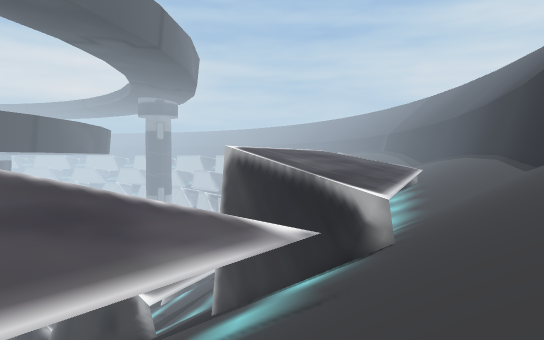
[1] (above)

24 first-person views from a walk through a Unity game level. The camera is 1.3 m above the floor, tilts 2° down and sees 70° across. The floor is counted in squares, 2 m on a side. Each view is taken from the middle of a square. On the plan, view 1 faces up. The plan holds only what a view shows up to about 11 squares ahead; the rest is blank. The place goes on beyond the plan.

[2]
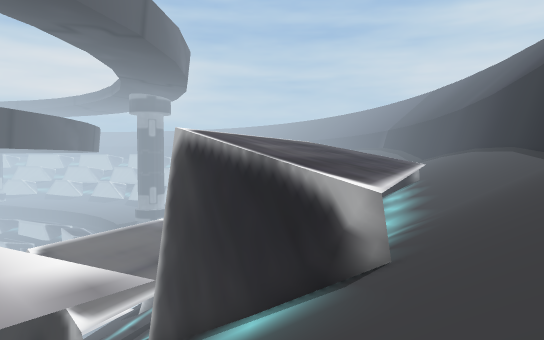

[3]
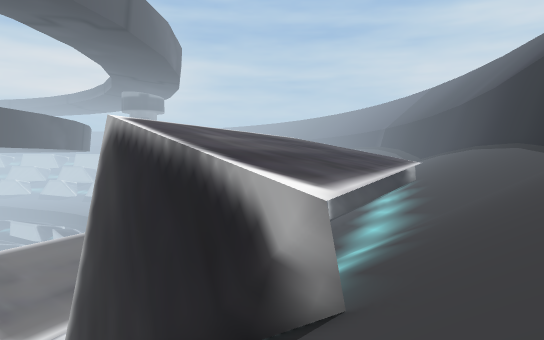

[4]
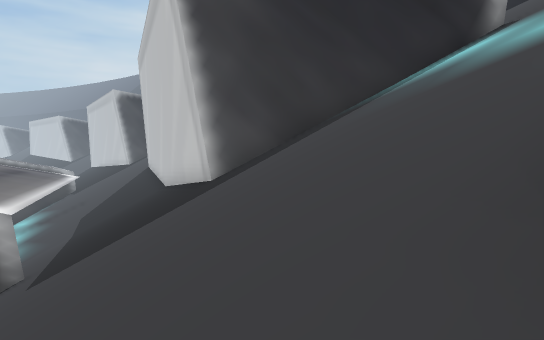

[5]
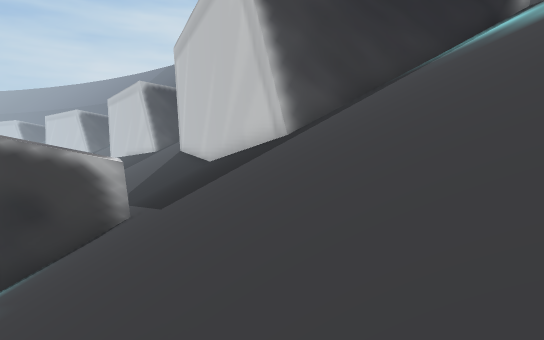

[6]
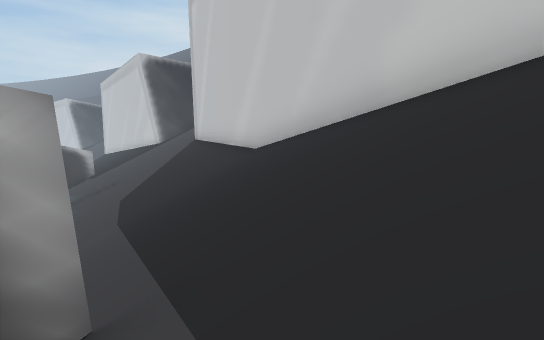

[7]
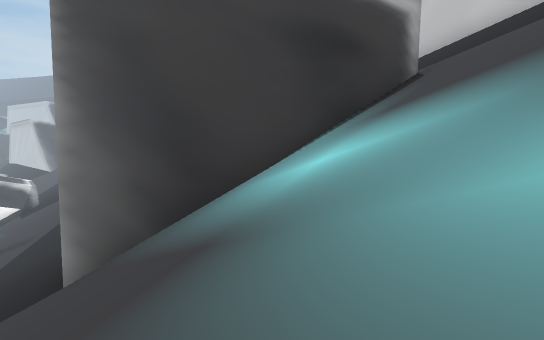

[8]
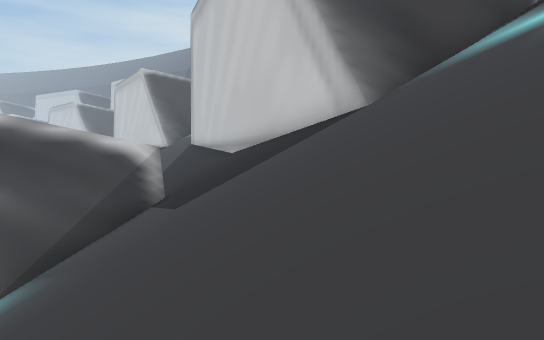

[9]
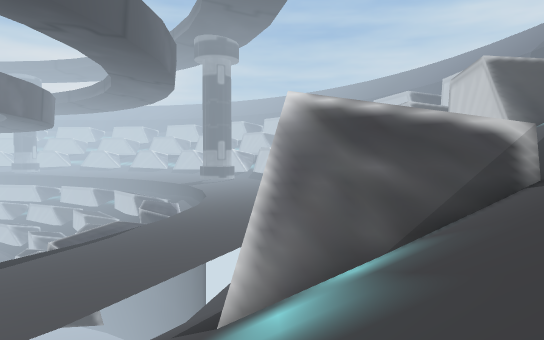

[10]
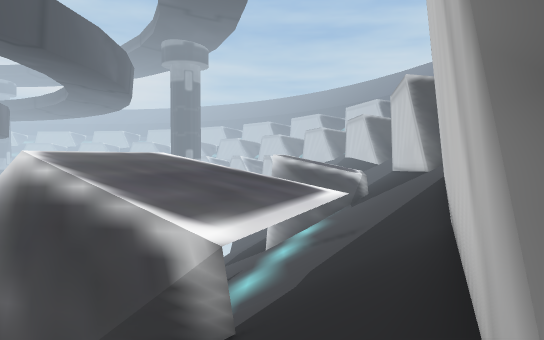

[11]
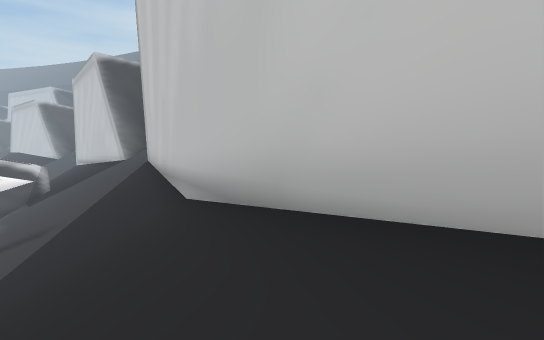

[12]
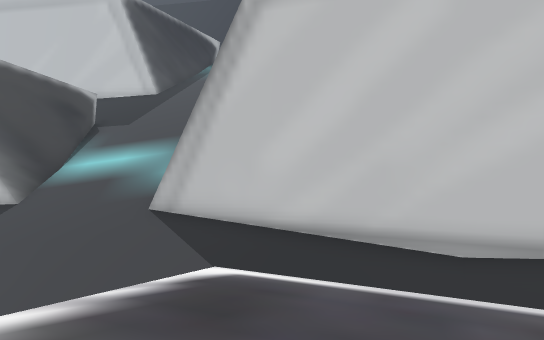

[13]
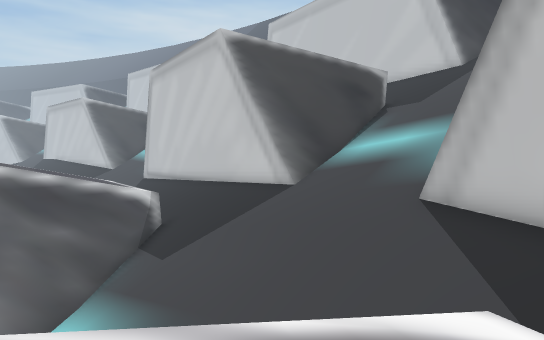

[14]
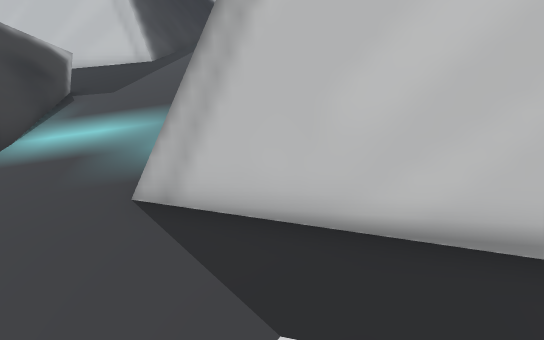

[15]
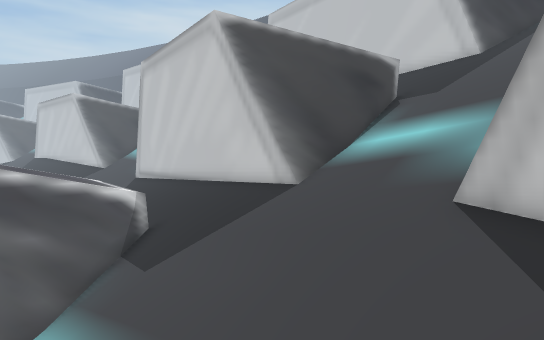

[16]
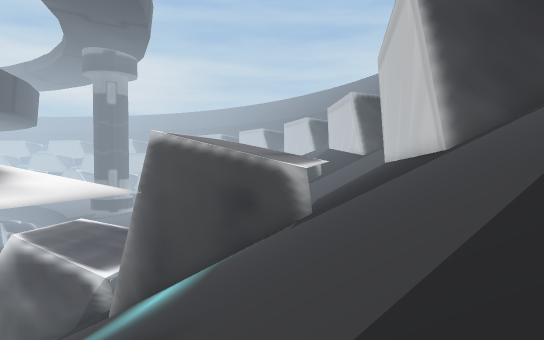

[17]
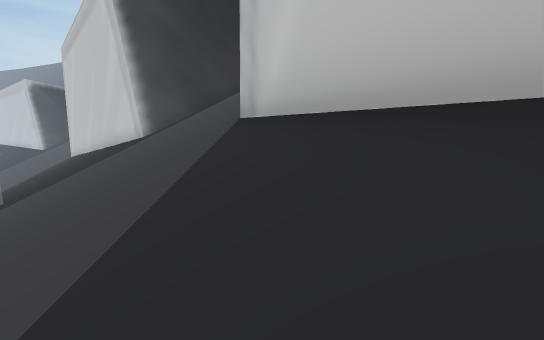

[18]
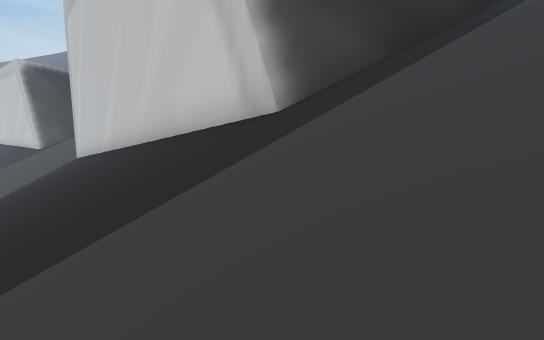

[19]
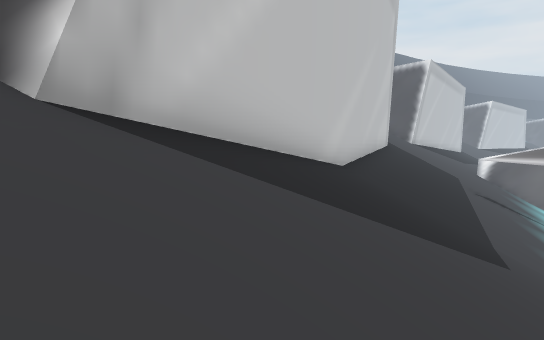

[20]
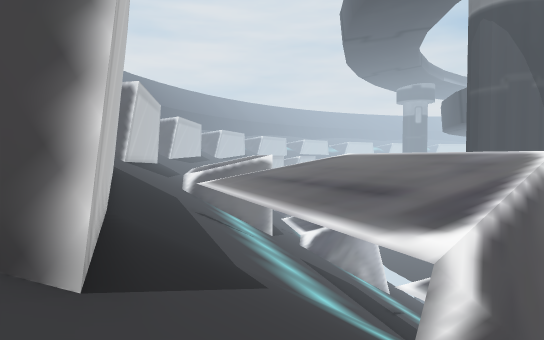

[21]
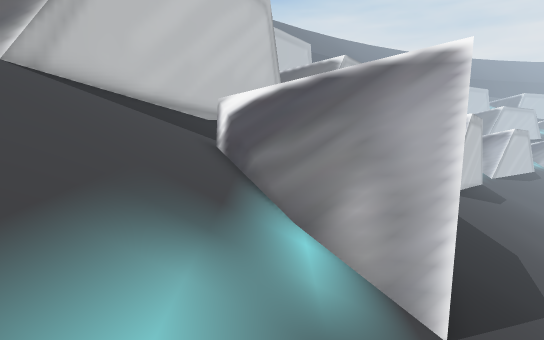

[22]
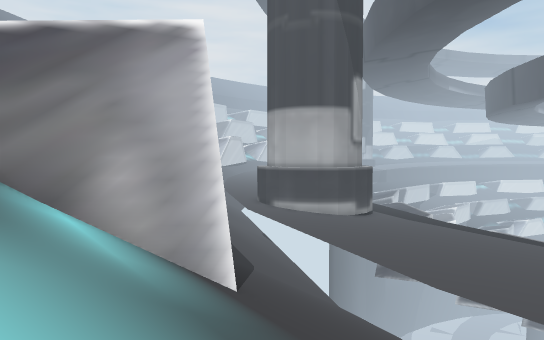

[23]
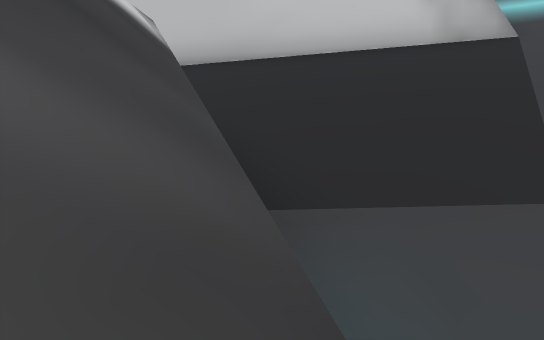

[24]
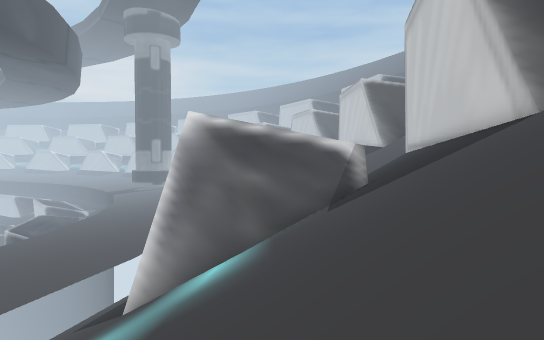

### Floor plan
Key: @ floor where view 1 was taken; # wall or solid block; x gap in a wall; . main floor; : floor 0.75 m higher than the main floor; + floor 1.5 m higher than the main floor; * floor 15 m higher than the main floor; / step, stairs or slope; = window, fence, low wall or low ledge; v drop or lower ground.
Columns run from 19 left of view 1 to 7 right of it. Each row starts with its distance up from view 1.
 38          /////#//v      //#
 37        /////#x=//v     ///#
 36        //////////#     ///#
 35         /////////#     ///#
 34         /////////## /##//v
 33       ////////////=xx ///v
 32    //////////////////////##
 31   /////##/////////////////#
 30   ///// /#/////////////////
 29    ///   /#////##//////////
 28    /// // /#///#/  ///////
 27    /// :./ ///##   #/////
 26    //+:../////#    /#////
 25     /+:..////##    ////#
 24     /::./////#  //////##
 23 // //:../////#////////#
 22 //////./////v  //////##
 21  ///////////#   /////#
 20  ///////#//##   /////#
 19   ////=##//#    ////##
 18   ////////##   /////#
 17   ////////#    ////##
 16    ///////#    ////#   ////
 15    ///////###/ ///##   ////
 14    /////////###///#    ////
 13     //////////////#   /////
 12    ///// /////////#   /////
 11         //////////##  /////
 10             ///////##  ////
  9             ////////##/////
  8             //////////////
  7             /////////////
  6            ///    //////
  5                    /////
  4                   /*///
  3                   *///
  2                   ////
  1
  0                    @

Positions as (right, up) in squares from view 1, and headings:
1: (0, 0), facing up
2: (1, 3), facing up
3: (2, 5), facing up
4: (-6, 6), facing up-right
5: (-8, 6), facing up-right
6: (-5, 12), facing up-right
7: (-11, 11), facing up-right
8: (-15, 12), facing up-right
9: (-16, 12), facing up
10: (-10, 15), facing up
11: (-10, 17), facing up-right
12: (-14, 26), facing right
13: (-11, 26), facing up-right
14: (-10, 27), facing right
15: (-10, 27), facing up-right
16: (2, 23), facing up
17: (1, 22), facing up-right
18: (3, 29), facing up-right
19: (3, 28), facing down
20: (5, 28), facing down-left
21: (-9, 37), facing down
22: (-8, 36), facing down-left
23: (-8, 37), facing right
24: (-7, 27), facing up
